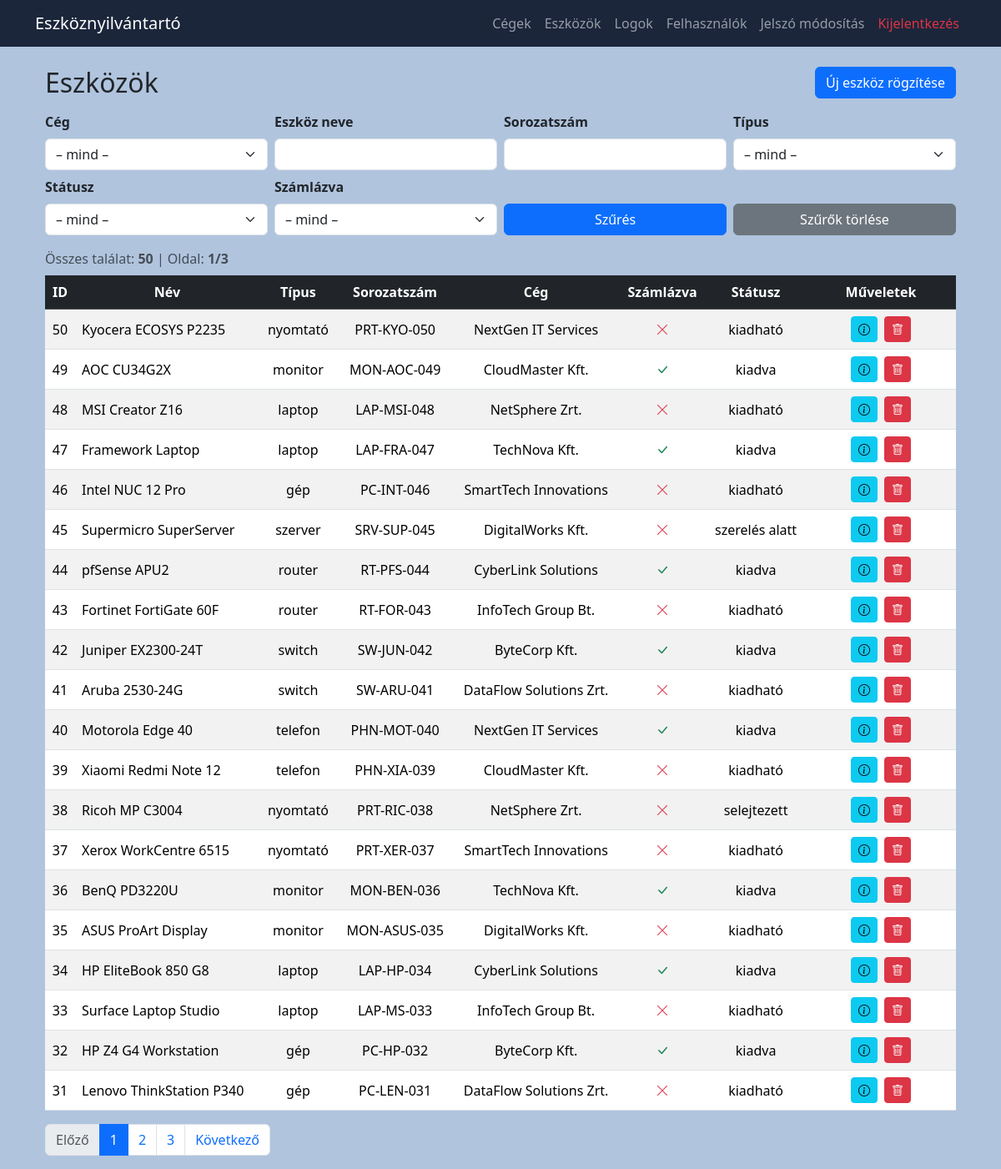
The app's page /inventory/public/index.php?page=/devices (signed in) with its own data.
### tables this page shows
CREATE TABLE `devices` (
  `id` int(11) NOT NULL,
  `device_name` varchar(100) NOT NULL,
  `device_type` enum('szerver','gép','laptop','monitor','nyomtató','telefon','switch','router') NOT NULL,
  `serial_number` varchar(100) NOT NULL,
  `company_id` int(11) DEFAULT NULL,
  `status` enum('kiadható','kiadva','szerelés alatt','selejtezett') DEFAULT 'kiadható',
  `is_invoiced` tinyint(1) DEFAULT 0,
  `description` text DEFAULT NULL,
  `created_at` timestamp NOT NULL DEFAULT current_timestamp(),
  `updated_at` timestamp NOT NULL DEFAULT current_timestamp() ON UPDATE current_timestamp()
);

CREATE TABLE `companies` (
  `id` int(11) NOT NULL,
  `name` varchar(100) NOT NULL,
  `address` varchar(255) DEFAULT NULL,
  `city` varchar(100) DEFAULT NULL,
  `contact_person` varchar(100) DEFAULT NULL,
  `contact_email` varchar(100) DEFAULT NULL,
  `contact_phone` varchar(50) DEFAULT NULL,
  `created_at` timestamp NOT NULL DEFAULT current_timestamp()
);

### inventory/app/controllers/BaseController.php (called while the page is built, shortened)
<?php
class BaseController {
    protected function render(string $view, array $data = []) {
        include __DIR__ . "/../views/layout.php";
    }
}

### inventory/app/controllers/DeviceController.php (called while the page is built, shortened)
<?php
class DeviceController extends BaseController {
    public function index() {
        $filters = [
            'company_id'    => $_GET['company_id']    ?? '',
            'device_name'   => $_GET['device_name']   ?? '',
            'serial_number' => $_GET['serial_number'] ?? '',
            'device_type'   => $_GET['device_type']   ?? '',
            'status'        => $_GET['status']        ?? '',
            'is_invoiced'   => $_GET['is_invoiced']   ?? ''
        ];
        $perPage = 20;
        $pageNum = max(1, (int)($_GET['p'] ?? 1));
        $offset  = ($pageNum - 1) * $perPage;
        $devices   = Device::search($filters, $perPage, $offset);
        $total     = Device::count($filters);
        $pages     = (int)ceil(max(1, $total) / $perPage);
        $companies = Company::getAll();
        $qs = array_filter([
            'page'          => '/devices',
            'company_id'    => $filters['company_id'],
            'device_name'   => $filters['device_name'],
            'serial_number' => $filters['serial_number'],
            'device_type'   => $filters['device_type'],
            'status'        => $filters['status'],
            'is_invoiced'   => $filters['is_invoiced'],
        ], fn($v) => $v !== '' && $v !== null);
        $baseQS = http_build_query($qs);
        $this->render("devices/index", [
            "devices"   => $devices,
            "companies" => $companies,
            "filters"   => $filters,
            "pageNum"   => $pageNum,
            "pages"     => $pages,
            "total"     => $total,
            "baseQS"    => $baseQS
        ]);
    }
}

### inventory/app/core/Router.php (called while the page is built, shortened)
<?php
class Router
{
    private array $routes = [
        'GET'  => [],
        'POST' => [],
    ];
    public function get(string $path, string $controller, string $action): void
    {
        $this->routes['GET'][$this->normalize($path)] = [$controller, $action];
    }
    public function post(string $path, string $controller, string $action): void
    {
        $this->routes['POST'][$this->normalize($path)] = [$controller, $action];
    }
    public function dispatch(): void
    {
        $method = $_SERVER['REQUEST_METHOD'] ?? 'GET';
        $path   = $this->normalize($_GET['page'] ?? '/');
        [$controllerName, $action] = $this->routes[$method][$path];
        $controller = new $controllerName();
        $controller->$action();
    }
    private function normalize(string $path): string
    {
        $p = parse_url($path, PHP_URL_PATH) ?? '/';
        $p = '/' . ltrim(trim($p), '/');
        return $p === '' ? '/' : $p;
    }
}

### inventory/public/index.php (called while the page is built, shortened)
<?php
require_once APP_PATH . '/core/Router.php';
require_once APP_PATH . '/core/Database.php';
spl_autoload_register(function($class){
  foreach (['controllers','models','core'] as $d) {
    $f = APP_PATH . "/$d/$class.php";
    if (is_file($f)) { require_once $f; return; }
  }
});
$router = new Router();
$router->get('/', 'DashboardController', 'index');
$router->get('/login', 'AuthController', 'loginForm');
$router->post('/login', 'AuthController', 'doLogin');
$router->get('/logout', 'AuthController', 'logout');
$router->get('/devices', 'DeviceController', 'index');
$router->post('/devices/create', 'DeviceController', 'create');
$router->post('/devices/update', 'DeviceController', 'update');
$router->get('/devices/delete', 'DeviceController', 'delete');
$router->get('/companies', 'CompanyController', 'index');
$router->post('/companies/create', 'CompanyController', 'create');
$router->post('/companies/update', 'CompanyController', 'update');
$router->get('/companies/delete', 'CompanyController', 'delete');
$router->get('/users', 'UserController', 'index');
$router->get('/users/create', 'UserController', 'createForm');
$router->post('/users/create', 'UserController', 'create');
$router->get('/users/edit', 'UserController', 'editForm');
$router->post('/users/update', 'UserController', 'update');
$router->get('/users/delete', 'UserController', 'delete');
$router->get('/users/change-password', 'UserController', 'changePasswordForm');
$router->post('/users/change-password', 'UserController', 'changePassword');
$router->get('/logs', 'LogController', 'index');
$router->dispatch();

### inventory/app/models/Device.php (called while the page is built, shortened)
<?php
class Device
{
    public static function search(array $filters, int $limit = 20, int $offset = 0): array {
        [$whereSql, $params] = self::buildWhere($filters);
        $sql = "
            SELECT d.*, c.name AS company_name
            FROM devices d
            LEFT JOIN companies c ON d.company_id = c.id
            $whereSql
            ORDER BY d.id DESC
            LIMIT :limit OFFSET :offset
        ";
        $stmt = Database::connect()->prepare($sql);
        $stmt->bindValue(':limit', $limit, PDO::PARAM_INT);
        $stmt->bindValue(':offset', $offset, PDO::PARAM_INT);
        $stmt->execute();
        return $stmt->fetchAll();
    }
    public static function count(array $filters): int {
        [$whereSql, $params] = self::buildWhere($filters);
        $sql = "
            SELECT COUNT(*) AS cnt
            FROM devices d
            LEFT JOIN companies c ON d.company_id = c.id
            $whereSql
        ";
        $stmt = Database::connect()->prepare($sql);
        $stmt->execute();
        $row = $stmt->fetch();
        return (int)($row['cnt'] ?? 0);
    }
    private static function buildWhere(array $filters): array {
        $w = [];
        $p = [];
        $whereSql = count($w) ? ('WHERE ' . implode(' AND ', $w)) : '';
        return [$whereSql, $p];
    }
}

### inventory/app/core/Database.php (called while the page is built, shortened)
<?php
class Database {
    private static $pdo = null;
    public static function connect(): PDO {
        if (self::$pdo) return self::$pdo;
        $cfg = require APP_PATH . '/config/database.php';
        try {
            self::$pdo = new PDO(
                $cfg['dsn'],
                $cfg['user'],
                $cfg['password'],
                [
                    PDO::ATTR_ERRMODE => PDO::ERRMODE_EXCEPTION,
                    PDO::ATTR_DEFAULT_FETCH_MODE => PDO::FETCH_ASSOC,
                    PDO::ATTR_EMULATE_PREPARES => false,
                    PDO::MYSQL_ATTR_INIT_COMMAND => "SET NAMES utf8mb4 COLLATE utf8mb4_hungarian_ci"
                ]
            );
        } catch (PDOException $e) {
            throw new RuntimeException('Nem sikerült csatlakozni az adatbázishoz.');
        }
        return self::$pdo;
    }
}

### inventory/app/config/database.php (called while the page is built)
<?php
return [
    'dsn' => 'mysql:host=localhost;dbname=inventory;charset=utf8mb4',
    'user' => 'inventory_admin',
    'password' => 'Qq6JMtIMrmlstxSO',
];

### inventory/app/views/devices/index.php (the view, shortened to what this page needs)
<?php $h = fn($v) => htmlspecialchars((string)($v ?? ''), ENT_QUOTES, 'UTF-8'); ?>
<div class="container mt-4">
    <div class="d-flex justify-content-between align-items-center mb-3">
        <h2 class="m-0">Eszközök</h2>
        <button class="btn btn-primary" data-bs-toggle="modal" data-bs-target="#createModal">
            Új eszköz rögzítése
        </button>
    </div>
    <form class="row g-2 mb-3" method="get">
        <div class="col-md-3">
            <label class="form-label"><b>Cég</b></label>
            <select name="company_id" class="form-select">
                <option value="">– mind –</option>
            </select>
        </div>
        <div class="col-md-3">
            <label class="form-label"><b>Eszköz neve</b></label>
            <input type="text" name="device_name" class="form-control" value="<?= $h($filters['device_name']) ?>">
        </div>
        <div class="col-md-3">
            <label class="form-label"><b>Sorozatszám</b></label>
            <input type="text" name="serial_number" class="form-control" value="<?= $h($filters['serial_number']) ?>">
        </div>
        <div class="col-md-3">
            <label class="form-label"><b>Típus</b></label>
            <select name="device_type" class="form-select">
                <option value="">– mind –</option>
            </select>
        </div>
        <div class="col-md-3">
            <label class="form-label"><b>Státusz</b></label>
            <select name="status" class="form-select">
                <option value="">– mind –</option>
            </select>
        </div>
        <div class="col-md-3">
            <label class="form-label"><b>Számlázva</b></label>
            <select name="is_invoiced" class="form-select">
                <option value="">– mind –</option>
            </select>
        </div>
        <div class="col-md-3 d-flex align-items-end">
            <button class="btn btn-primary w-100">Szűrés</button>
        </div>
        <div class="col-md-3 d-flex align-items-end">
            <a class="btn btn-secondary w-100" href="?page=/devices">Szűrők törlése</a>
        </div>
    </form>
    <div class="mb-2 text-muted">
        Összes találat: <strong><?= (int)$total ?></strong> | Oldal:
        <strong><?= (int)$pageNum ?>/<?= (int)$pages ?></strong>
    </div>
    <table class="table table-striped table-hover text-center align-middle">
        <thead class="table-dark">
            <tr>
                <th>ID</th>
                <th>Név</th>
                <th>Típus</th>
                <th>Sorozatszám</th>
                <th>Cég</th>
                <th>Számlázva</th>
                <th>Státusz</th>
                <th style="width:180px;">Műveletek</th>
            </tr>
        </thead>
        <tbody>
            <?php foreach ($devices as $d): ?>
            <tr>
                <td><?= (int)$d['id'] ?></td>
                <td class="text-start"><?= $h($d['device_name']) ?></td>
                <td><?= $h($d['device_type']) ?></td>
                <td><?= $h($d['serial_number']) ?></td>
                <td><?= $h($d['company_name'] ?? '-') ?></td>
                <td>
                    <?php if (!empty($d['is_invoiced'])): ?>
                    <i class="bi bi-check-lg text-success" title="Számlázva"></i>
                    <?php else: ?>
                    <i class="bi bi-x-lg text-danger" title="Nincs számlázva"></i>
                    <?php endif; ?>
                </td>
                <td><?= $h($d['status']) ?></td>
                <td>
                    <button class="btn btn-info btn-sm me-1" title="Részletek" data-bs-toggle="modal"
                        data-bs-target="#viewModal<?= (int)$d['id'] ?>">
                        <i class="bi bi-info-circle"></i>
                    </button>
                    <a href="?page=/devices/delete&id=<?= (int)$d['id'] ?>" class="btn btn-danger btn-sm" title="Törlés"
                        onclick="return confirm('Biztosan törlöd?')">
                        <i class="bi bi-trash"></i>
                    </a>
                </td>
            </tr>
            <?php endforeach; ?>
        </tbody>
    </table>
    <nav aria-label="Oldalak">
        <ul class="pagination">
            <?php
        $makeLink = function($p) use ($baseQS) {
          $qs = $baseQS ? ($baseQS . '&p=' . $p) : ('page=/devices&p=' . $p);
          return '?'.$qs;
        };
      ?>
            <li class="page-item <?= $pageNum<=1?'disabled':'' ?>">
                <a class="page-link" href="<?= $makeLink(max(1,$pageNum-1)) ?>">Előző</a>
            </li>
            <?php for ($i=1; $i<=$pages; $i++): ?>
            <li class="page-item <?= $i==$pageNum?'active':'' ?>">
                <a class="page-link" href="<?= $makeLink($i) ?>"><?= $i ?></a>
            </li>
            <?php endfor; ?>
            <li class="page-item <?= $pageNum>=$pages?'disabled':'' ?>">
                <a class="page-link" href="<?= $makeLink(min($pages,$pageNum+1)) ?>">Következő</a>
            </li>
        </ul>
    </nav>
</div>

### records on screen
devices: id "50", device_name "Kyocera ECOSYS P2235", device_type "nyomtató", serial_number "PRT-KYO-050", company.name "NextGen IT Services", is_invoiced 0 (drawn), status "kiadható"
devices: id "49", device_name "AOC CU34G2X", device_type "monitor", serial_number "MON-AOC-049", company.name "CloudMaster Kft.", is_invoiced 1 (drawn), status "kiadva"
devices: id "48", device_name "MSI Creator Z16", device_type "laptop", serial_number "LAP-MSI-048", company.name "NetSphere Zrt.", is_invoiced 0 (drawn), status "kiadható"
devices: id "47", device_name "Framework Laptop", device_type "laptop", serial_number "LAP-FRA-047", company.name "TechNova Kft.", is_invoiced 1 (drawn), status "kiadva"
devices: id "46", device_name "Intel NUC 12 Pro", device_type "gép", serial_number "PC-INT-046", company.name "SmartTech Innovations", is_invoiced 0 (drawn), status "kiadható"
devices: id "45", device_name "Supermicro SuperServer", device_type "szerver", serial_number "SRV-SUP-045", company.name "DigitalWorks Kft.", is_invoiced 0 (drawn), status "szerelés alatt"
devices: id "44", device_name "pfSense APU2", device_type "router", serial_number "RT-PFS-044", company.name "CyberLink Solutions", is_invoiced 1 (drawn), status "kiadva"
devices: id "43", device_name "Fortinet FortiGate 60F", device_type "router", serial_number "RT-FOR-043", company.name "InfoTech Group Bt.", is_invoiced 0 (drawn), status "kiadható"
devices: id "42", device_name "Juniper EX2300-24T", device_type "switch", serial_number "SW-JUN-042", company.name "ByteCorp Kft.", is_invoiced 1 (drawn), status "kiadva"
devices: id "41", device_name "Aruba 2530-24G", device_type "switch", serial_number "SW-ARU-041", company.name "DataFlow Solutions Zrt.", is_invoiced 0 (drawn), status "kiadható"
devices: id "40", device_name "Motorola Edge 40", device_type "telefon", serial_number "PHN-MOT-040", company.name "NextGen IT Services", is_invoiced 1 (drawn), status "kiadva"
devices: id "39", device_name "Xiaomi Redmi Note 12", device_type "telefon", serial_number "PHN-XIA-039", company.name "CloudMaster Kft.", is_invoiced 0 (drawn), status "kiadható"
devices: id "38", device_name "Ricoh MP C3004", device_type "nyomtató", serial_number "PRT-RIC-038", company.name "NetSphere Zrt.", is_invoiced 0 (drawn), status "selejtezett"
devices: id "37", device_name "Xerox WorkCentre 6515", device_type "nyomtató", serial_number "PRT-XER-037", company.name "SmartTech Innovations", is_invoiced 0 (drawn), status "kiadható"
devices: id "36", device_name "BenQ PD3220U", device_type "monitor", serial_number "MON-BEN-036", company.name "TechNova Kft.", is_invoiced 1 (drawn), status "kiadva"
devices: id "35", device_name "ASUS ProArt Display", device_type "monitor", serial_number "MON-ASUS-035", company.name "DigitalWorks Kft.", is_invoiced 0 (drawn), status "kiadható"
devices: id "34", device_name "HP EliteBook 850 G8", device_type "laptop", serial_number "LAP-HP-034", company.name "CyberLink Solutions", is_invoiced 1 (drawn), status "kiadva"
devices: id "33", device_name "Surface Laptop Studio", device_type "laptop", serial_number "LAP-MS-033", company.name "InfoTech Group Bt.", is_invoiced 0 (drawn), status "kiadható"
devices: id "32", device_name "HP Z4 G4 Workstation", device_type "gép", serial_number "PC-HP-032", company.name "ByteCorp Kft.", is_invoiced 1 (drawn), status "kiadva"
devices: id "31", device_name "Lenovo ThinkStation P340", device_type "gép", serial_number "PC-LEN-031", company.name "DataFlow Solutions Zrt.", is_invoiced 0 (drawn), status "kiadható"

### other values on screen
$total "50"
$pageNum "1"
$pages "3"
